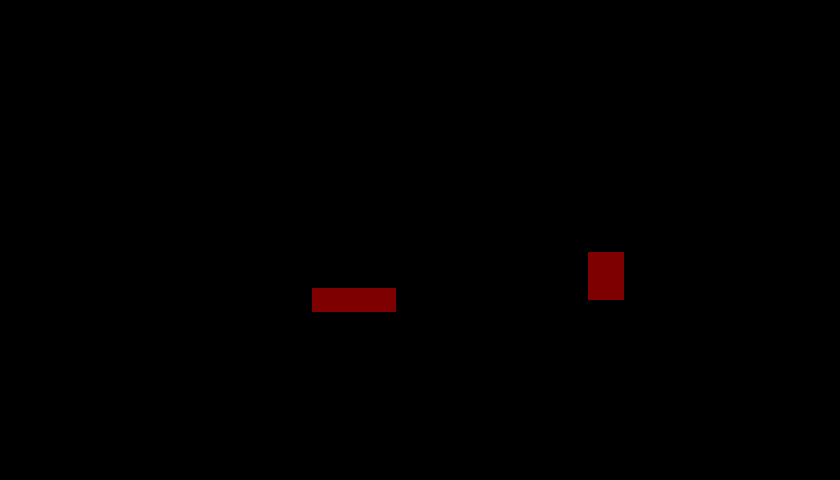

A level layout from a 2D game, rendered from its tile map. Below: a short description, then the map file with tile-grid data replaced by summaries:
An orthogonal 70x40 tile map with 12x12 px tiles, 1 tile layer (Battle Zones), 14 hidden layers not drawn, 2 tilesets.

<map version="1.10" tiledversion="1.12.2" orientation="orthogonal" renderorder="right-down" width="70" height="40" tilewidth="12" tileheight="12" infinite="0" nextlayerid="27" nextobjectid="1">
 <editorsettings>
  <export target="../../pelletTown.json" format="json" />
 </editorsettings>
 <tileset firstgid="1" source="pokemonStyleGameTileset.tsx" />
 <tileset firstgid="1025" source="collisionTileset.tsx" />
 <layer id="1" name="Ocean" width="70" height="40" visible="0">
  <data>[2800 cells, 2800 non-empty, 9 distinct tile ids]</data>
 </layer>
 <layer id="5" name="Island" width="70" height="40" visible="0">
  <data>[2800 cells, 909 non-empty, 119 distinct tile ids]</data>
 </layer>
 <layer id="11" name="Trees" width="70" height="40" visible="0">
  <data>[2800 cells, 120 non-empty, 22 distinct tile ids]</data>
 </layer>
 <layer id="12" name="Trees 2" width="70" height="40" visible="0">
  <data>[2800 cells, 130 non-empty, 23 distinct tile ids]</data>
 </layer>
 <layer id="13" name="Trees 3" width="70" height="40" visible="0">
  <data>[2800 cells, 96 non-empty, 22 distinct tile ids]</data>
 </layer>
 <layer id="16" name="Plateau" width="70" height="40" visible="0">
  <data>[2800 cells, 127 non-empty, 85 distinct tile ids]</data>
 </layer>
 <layer id="6" name="Flowers and Grass" width="70" height="40" visible="0">
  <data>[2800 cells, 93 non-empty, 31 distinct tile ids]</data>
 </layer>
 <group id="17" name="Objects" visible="0">
  <layer id="15" name="Bushes" width="70" height="40">
   <data>[2800 cells, 28 non-empty, 4 distinct tile ids]</data>
  </layer>
  <layer id="8" name="Fence" width="70" height="40">
   <data>[2800 cells, 41 non-empty, 9 distinct tile ids]</data>
  </layer>
  <layer id="14" name="House Trees" width="70" height="40">
   <data>[2800 cells, 38 non-empty, 8 distinct tile ids]</data>
  </layer>
  <layer id="4" name="House" width="70" height="40">
   <data>[2800 cells, 112 non-empty, 84 distinct tile ids]</data>
  </layer>
  <layer id="10" name="Dock" width="70" height="40">
   <data>[2800 cells, 42 non-empty, 42 distinct tile ids]</data>
  </layer>
 </group>
 <layer id="20" name="Collisions" width="70" height="40" visible="0" opacity="0.3">
  <data>[2800 cells, 186 non-empty, 1 distinct tile ids]</data>
 </layer>
 <layer id="26" name="Battle Zones" width="70" height="40" opacity="0.5">
  <data>[2800 cells, 26 non-empty, 1 distinct tile ids]</data>
 </layer>
 <layer id="22" name="Foreground Objects" width="70" height="40" visible="0">
  <data>[2800 cells, 45 non-empty, 26 distinct tile ids]</data>
 </layer>
</map>
